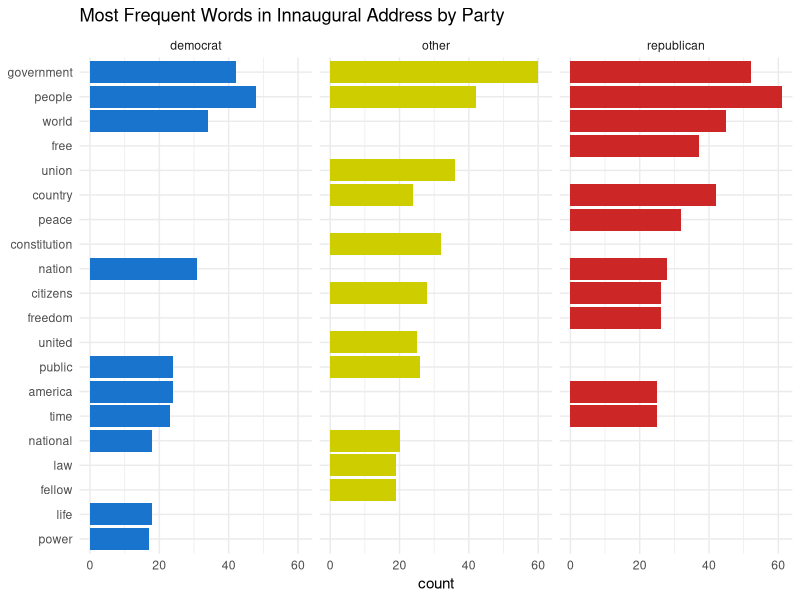
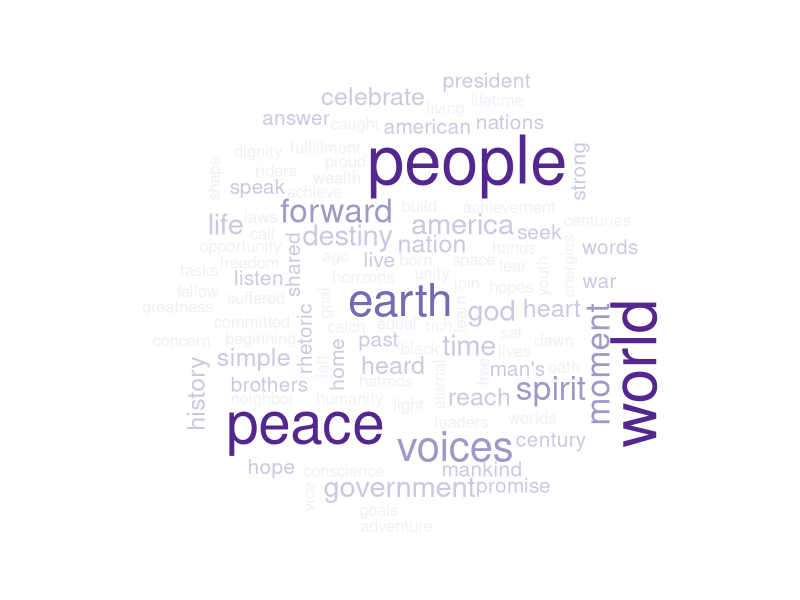

The R script that drew these images, in order: (Note: this script raises an error after producing the figures.)
## ---- chunk 1
library(tidytext)
library(tidyverse)
library(stringr)
library(ggplot2)
library(wordcloud)
library(reshape2)

# Set working directory
dir <- "C:/Users/rober/Documents/GitHub/psy607_datascience_git/Week5_text_processing/"
setwd(dir)

## ---- chunk 2
#Read in the presidents data file 

prez <- read_csv("presidents.csv")

#Check data structure to make sure speech column is character and the party column is factor 
apply(prez,2, class) 

prez$party <- as.factor(prez$party)

#There are some white space in the inaugural speech. Trim the white space in the speech column (use str_squish to trim whitespace inside a string; str_trim only trims start and end of a string)
prez <- prez %>% mutate(speech = str_squish(speech))


#Convert the speech data into Tidy Data format, one-token-per-document-per-row   
prez_token <- unnest_tokens(prez, word, speech)

#print the head of the unnested data
head(prez_token)

#Count the most common words and notice that prior to removing stop-words, the most common words are things like "the", "a", etc... 
prez_token %>% count(word, sort = TRUE)

#Remove the stop-words in our speech data, notice the decrease in number of rows.
prez_nostops <- prez_token %>% 
  anti_join(stop_words)


#After removing stop words, now use count to find most common words in the inaugural data
prez_nostops %>% count(word, sort = TRUE)


#What's up with the string 0097? It may have something to do with the way the speeches were coded (U+0097 in Unicode Character refers to 'END OF GUARDED AREA'). So let's remove "0097" from our analysis by creating a custom stop-word for "0097" and apply this to the data.

  # This uses a custom stop word. However, this leaves the other numbers in there.
stop_words_extra <- bind_rows(data_frame(word = c("0097"), lexicon = c("custom")), stop_words)

prez_nostops_customstop <- prez_nostops %>% anti_join(stop_words_extra)


  # This get filters out all numbers. 
prez_nostops_filtered <- prez_nostops %>% filter(word %in% str_subset(prez_nostops$word, "\\D"))

#now lets see the top words again and make sure "0097" is not present anymore.
prez_nostops_customstop %>%
  count(word, sort = TRUE)

prez_nostops_filtered %>%
  count(word, sort = TRUE)

## ---- chunk 3
colors <- c("dodgerblue3","yellow3", "firebrick3")
  
  # wrangle
prez_nostops_filtered %>%
  group_by(party) %>% 
  count(word) %>% 
  top_n(10,n) %>%
  ungroup() %>%
  mutate(word = reorder(word, n)) %>%
  # plot
  ggplot(aes(x = word, y = n, fill=party)) + 
  geom_col(show.legend = FALSE) +
  scale_fill_manual(values = colors) +
  facet_wrap(~party) +
  labs(title = "Most Frequent Words in Innaugural Address by Party",
       x = NULL, y = 'count') + theme_minimal() +
  coord_flip()


## ---- chunk 4
# set colors
reds <- RColorBrewer::brewer.pal(5,'Purples')

# set random set to get the same plot everytime.
set.seed(2) 

# plot
prez_nostops_filtered %>% 
  filter(Name == "Richard Milhous Nixon") %>% 
  count(word) %>%
  with(wordcloud(word, n, min.freq=2, max.words = 100, colors= reds))

## ---- chunk 5

#Run sentiment analysis for George Washington and Barack Obama using the bing sentiment lexicon and return the total number of positive and negative sentiments in each president's inaugural speech (some data wrangling will be required such as group_by and summarise). The bing lexicon categorizes words in a binary fashion into positive and negative categories. 

prez_nostops_filtered %>%
  filter(Name == "George Washington") %>% 
  inner_join(get_sentiments("bing")) %>%
  count(word, sentiment, sort = TRUE) %>%
  group_by(sentiment) %>% 
  summarise(n_sentiment = n())

prez_nostops_filtered %>%
  filter(Name == "Barack Obama") %>% 
  inner_join(get_sentiments("bing")) %>%
  count(word, sentiment, sort = TRUE) %>%
  group_by(sentiment) %>% 
  summarise(n_sentiment = n())



#You may notice that while both presidents' speech has more count of positive sentiment words compared to negative sentiment words, Obama had greater overall total number of words compared to Washington (e.g., possibly an overall longer speech). This is something to take into account when conducting text analysis and something we'll do in Part 2.  

## ---- chunk 6

washington <- prez_nostops_filtered %>%
  filter(Name == "George Washington") %>% 
  inner_join(get_sentiments("nrc")) %>%
  count(word, sentiment) %>%
  group_by(sentiment) %>% 
  summarise(n_sentiment = n()) %>% 
  mutate(president = "George Washington", 
         prop = n_sentiment/sum(n_sentiment))

obama <- prez_nostops_filtered %>%
  filter(Name == "Barack Obama") %>% 
  inner_join(get_sentiments("nrc")) %>%
  count(word, sentiment) %>%
  ungroup() %>% 
  group_by(sentiment) %>% 
  summarise(n_sentiment = n()) %>% 
  mutate(president = "Barak Obama", 
         prop = n_sentiment/sum(n_sentiment))

obama_washington <- rbind(obama, washington) 

# horizontal plot
h <- ggplot(obama_washington, aes(x = reorder(sentiment,-prop), y = prop, fill = president)) +
  geom_bar(stat="identity", position=position_dodge(), color='black') +
  labs(title="Sentiment Category Analysis (horizontal)", subtitle = "Obama vs. Washington", x = NULL ,y = 'proportion') +
  theme_minimal() +
  theme(axis.text.x = element_text(angle = 45, hjust = 1), 
        plot.title = element_text(hjust = 0.5), 
        plot.subtitle = element_text(hjust=.5)) +
  geom_hline(yintercept = 0) +
  scale_fill_brewer(palette = 'Dark2') 


# vertical plot
v <- ggplot(obama_washington, aes(x = reorder(sentiment,prop), y = prop, fill = president)) +
  geom_bar(stat="identity", position=position_dodge(), color='black') +
  labs(title="Sentiment Category Analysis (vertical)", subtitle = "Obama vs. Washington", x = NULL, y = 'proportion') +
  theme_minimal() +
  geom_hline(yintercept = 0) +
  scale_fill_brewer(palette = 'Dark2') +
  coord_flip()

cowplot::plot_grid(h,v, ncol = 1)
